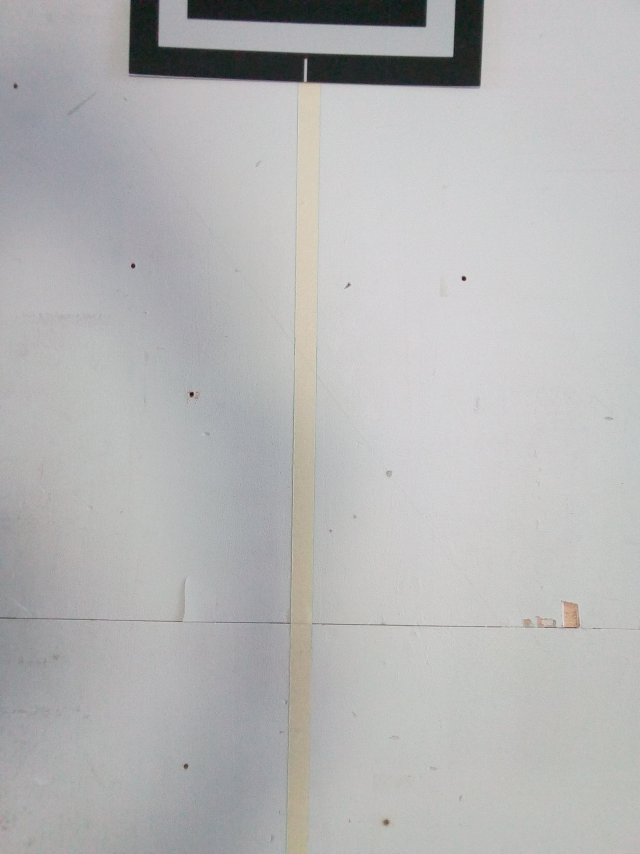
#> input picture 01.jpg, 1920 x 2560 px (shown at 1/3 size)
$ python square.py 01.jpg   (older library calls are emulated)
#> lines starting #> are read from the running program, lines starting #| are printed output that depends on the picture; after the words box and inside, x2 and y2 are one past the last pixel; in counts of white or black regions, pixels touching at a corner belong together
#!/usr/bin/python3

import cv2
import numpy as np
import sys

import matplotlib as mpl
from matplotlib import pyplot as plt

red = (255, 0, 0)
green = (0, 255, 0)
blue = (0, 0, 255)
yellow = (255, 255, 0)
purple = (255, 0, 255)

innermost_square_height_cm = 5.0

def write_text(img, msg, col):
    cv2.putText(img, msg, (50,2400), cv2.FONT_HERSHEY_SIMPLEX, 4, col, 10)

def center(cont):
    cx, cy = -1, -1
    m = cv2.moments(cont)
    m00 = m['m00']
    if m00 > 0:
        cx = int(m['m10']/m00)
        cy = int(m['m01']/m00)
    return (cx, cy)

def process(filename):
#> called with filename = '01.jpg'
    image_bgr = cv2.imread(filename)
#> image_bgr is the input picture: shape (2560, 1920, 3); mean B, G, R 181.8, 181.6, 181.6
    image_rgb = cv2.cvtColor(image_bgr, cv2.COLOR_BGR2RGB)
    image_gray = cv2.cvtColor(image_rgb, cv2.COLOR_RGB2GRAY)
    blurred = cv2.blur(image_gray, (5, 5))
    threshold = cv2.threshold(blurred, 80, 255, cv2.THRESH_BINARY)[1]
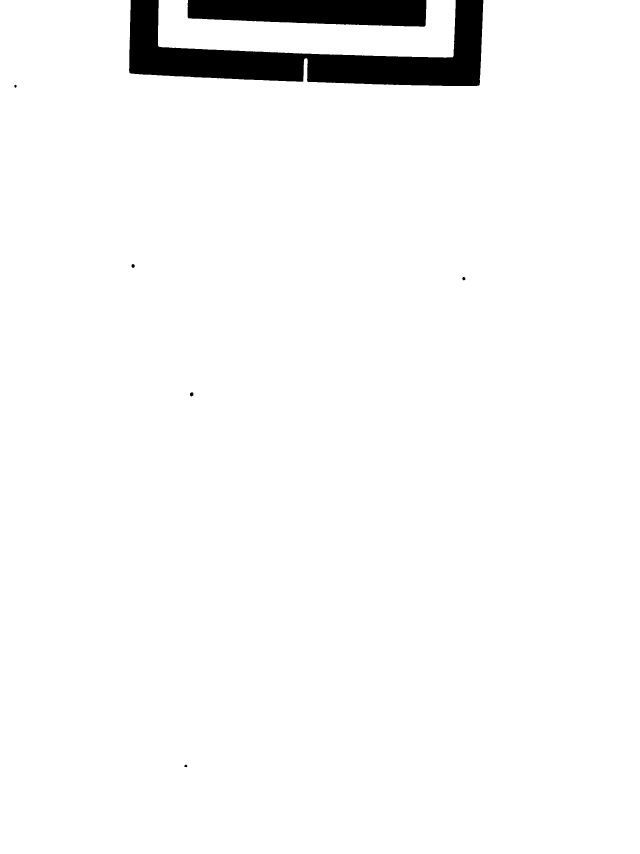
#> threshold: shape (2560, 1920) (shown at 1/3 size); 96.7% white; 7 black regions

    _, contours, hierarchy = cv2.findContours(threshold.copy(),
            cv2.RETR_TREE, cv2.CHAIN_APPROX_SIMPLE)
#> contours = 7 contours; box (x1, y1, x2, y2) and area: (0, 0, 1920, 2560) 4653998, (474, 0, 1367, 173) 91625, (569, 1176, 581, 1190) 115, (393, 791, 405, 805) 100, (1386, 830, 1397, 842) 84, (552, 2293, 563, 2303) 62, (42, 253, 51, 264) 58

    hierarchy = hierarchy[0]
    height, width = threshold.shape
#> height = 2560; width = 1920
    img_mid = int(height/2)
#> img_mid = 1280
    cv2.line(image_rgb, (0, img_mid), (width, img_mid), (255,0,255), 5)
    max_area = width * height * 0.75
#> max_area = 3686400
    hi = 0
    for cont in contours:
        hier = hierarchy[hi]
        hi += 1
        peri = cv2.arcLength(cont, True)
        approx = cv2.approxPolyDP(cont, 0.01 * peri, True)
        area = cv2.contourArea(cont)
        if area > max_area or area < 500:
            continue
        (x, y, w, h) = cv2.boundingRect(approx)
        (cx, cy) = center(cont)
        ar = w / float(h)
        color = (0, 255, 0) # default: green
        innermost = False
        if hier[2] < 0:
            color = (0, 0, 255) # innermost: blue
            innermost = True
        if hier[3] < 0:
            color = (255, 0, 0) # outermost: red
        if ar >= 0.85 and ar <= 1.15:
            cont = cont.astype('int')
            cv2.drawContours(image_rgb, [cont], -1, color, 10)
            if innermost:
                perimeter = cv2.arcLength(cont, True)
                innermost_square_height_px = perimeter / 4.0
                print('perimeter={}px', perimeter)
                cm_in_pixels = innermost_square_height_px / innermost_square_height_cm
                print('1cm={}px'.format(cm_in_pixels))
                (cx, cy) = center(cont)
                dist = height/2 - cy
                dist_cm = dist / cm_in_pixels
                print('distance={}px'.format(dist))
                if cx > 0 and cy > 0:
                    i = image_rgb
                    d = threshold.shape
                    cv2.circle(image_rgb, (cx, cy), 10, (255, 255, 0), 5)
                    if height*0.5 > dist >= height*0.3:
                        write_text(i, 'far away: {:.3f}cm'.format(dist_cm), green)
                    elif height*0.3 > dist >= height*0.2:
                        write_text(i, 'away: {:.3f}cm'.format(dist_cm), green)
                    elif height*0.2 > dist >= height*0.1:
                        write_text(i, 'close: {:.3f}cm'.format(dist_cm), yellow)
                    elif height*0.1 > dist >= height*0.05:
                        write_text(i, 'closer: {:.3f}cm'.format(dist_cm), yellow)
                    elif height*0.05 > dist >= height*0.01:
                        write_text(i, 'very close: {:.3f}cm'.format(dist_cm), yellow)
                    elif height*0.01 > dist >= 0:
                        write_text(i, 'extremely close: {:.3f}cm'.format(dist_cm), purple)
                    elif dist < 0:
                        write_text(i, 'over by: {:.3f}cm'.format(dist_cm), red)
                    elif dist > 0:
                        write_text('not there yet')
#> this loop made 7 passes
#> (peri, area, x, y, w, h) on pass 1: (2268.5, 91625, 476, 0, 891, 168)
#> (peri, area) on passes 2 to 7: (9592.8, 4653997.5), (30.38, 62.5), (39.8, 115), (34.38, 84.5), (38.04, 100.5), (28.97, 58)
#> after the loop, hi = 7

    plt.imshow(image_rgb)
    plt.show()

def main():
    if len(sys.argv) < 2:
        print("usage: {} [file]".format(sys.argv[0]))
        sys.exit(1)
    process(sys.argv[1])

if __name__ == '__main__':
    main()
